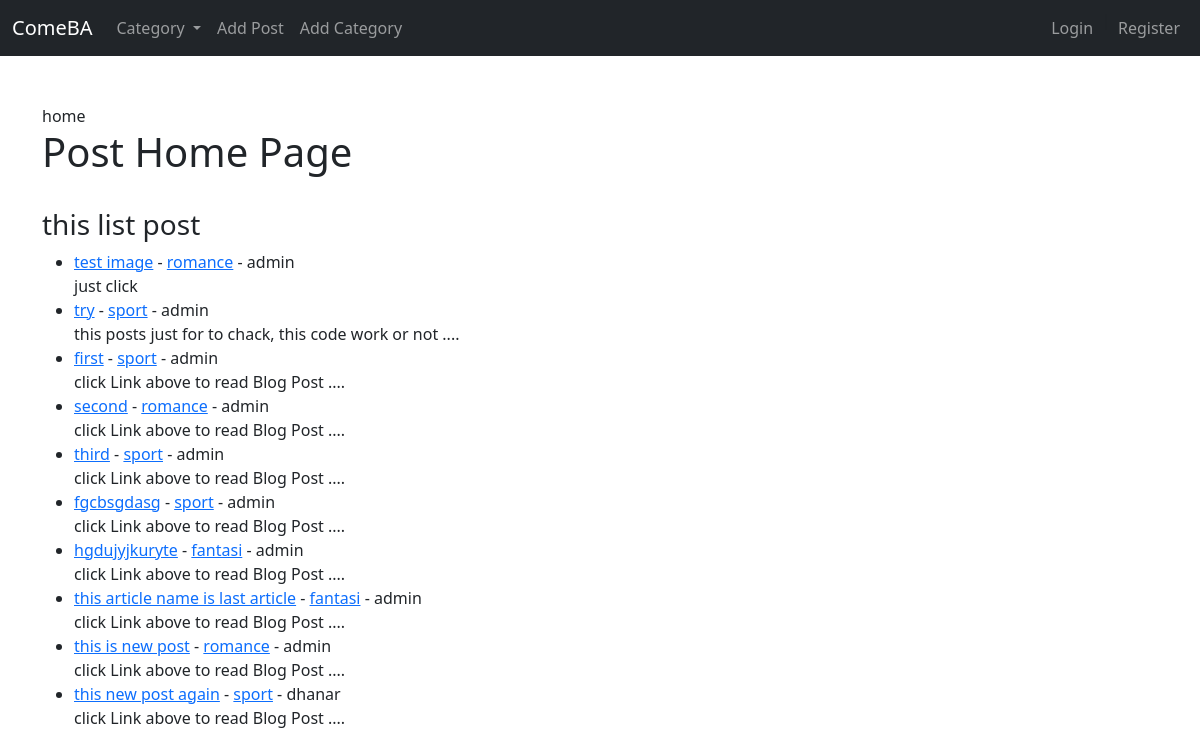
The page / on the database its author committed.
### artikelBlog/models.py (models this page shows, shortened)
class Post(models.Model):
    title =  models.CharField(max_length=255)
    header_image = models.ImageField(null=True, blank=True, upload_to='images/')
    title_tag = models.CharField(max_length=255, default= 'artikelBlog')
    author = models.ForeignKey(User, on_delete=models.CASCADE)
    body = RichTextField(blank=True, null=True)
    post_date = models.DateField(auto_now_add=True)
    category = models.CharField(max_length=255, default='thisDefaultOfCategory')
    snippets = models.CharField(max_length=255, default='click Link above to read Blog Post ....')
    likes = models.ManyToManyField(User,related_name='blog_posts')

### artikelBlog/views.py (the view)
# urls.py: path('', views.HomeView.as_view(), name='homePage'),
class HomeView(ListView):
    model = Post # get Post from models.py code file
    template_name = 'Blog/index.html'
    cats = Category.objects.all()
    ordering = ['-post_date'] # <-- to sort by date
    def get_context_data(self, *args,**kwargs):
        cat_menu = Category.objects.all()
        context = super(HomeView, self).get_context_data(*args,**kwargs)
        context["cat_menu"] = cat_menu
        return context

### artikelBlog/models.py (called while the page is built)
    def __str__(self) :
        return self.name

### artikelBlog/templates/Blog/index.html (shortened to what this page needs)
{% extends 'Blog/base.html' %}
{% block content %}
{% block title %}
home
{% endblock title %}
<h1>Post Home Page</h1>
<br/>
<h3>this list post</h3>
<ul>
    {% for post in object_list %}
    <li><a href=" {% url 'article-detail' post.pk|slugify %}">
        {{post.title}}</a> -
        <a href= "{% url 'category' post.category|slugify %}">{{ post.category }}</a>
        - {{post.author}}
    </li>
    {{ post.snippets }}
    {% endfor %}
</ul>
{% endblock content %}

### rows shown on the page
Post: title "test image", category "romance", author "admin", snippets "just click"
Post: title "try", category "sport", author "admin", snippets "this posts just for to chack, this code work or not ...."
Post: title "first", category "sport", author "admin", snippets "click Link above to read Blog Post ...."
Post: title "second", category "romance", author "admin", snippets "click Link above to read Blog Post ...."
Post: title "third", category "sport", author "admin", snippets "click Link above to read Blog Post ...."
Post: title "fgcbsgdasg", category "sport", author "admin", snippets "click Link above to read Blog Post ...."
Post: title "hgdujyjkuryte", category "fantasi", author "admin", snippets "click Link above to read Blog Post ...."
Post: title "this article name is last article", category "fantasi", author "admin", snippets "click Link above to read Blog Post ...."
Post: title "this is new post", category "romance", author "admin", snippets "click Link above to read Blog Post ...."
Post: title "this new post again", category "sport", author "dhanar", snippets "click Link above to read Blog Post ...."
